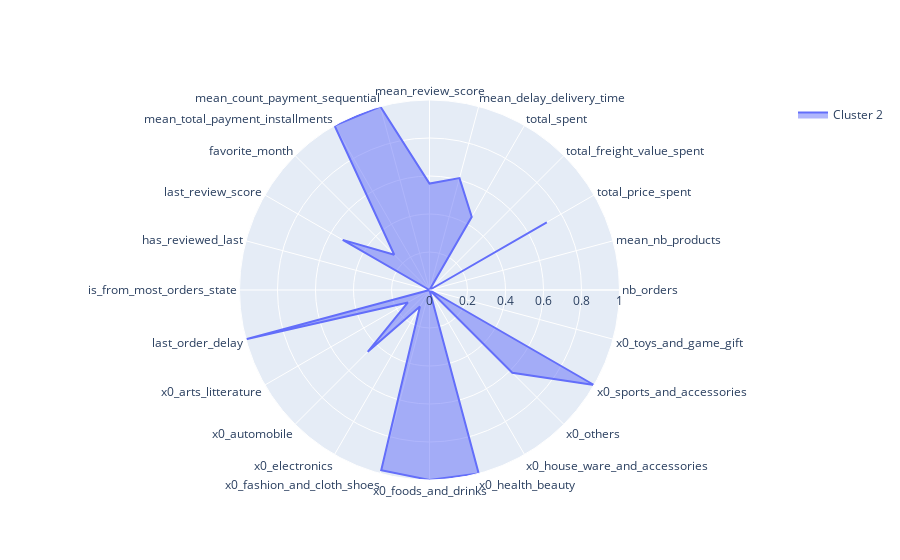

Here is the notebook cell this chart was saved with:
### Markdown cell above
### 4 -  Cluster 2

### Code cell
utils2.plot_radars(kmeans_clusters,"kmeans_label_1",[2])

### Figure 1 — Plotly figure (JSON) as saved in the notebook; plotly's stock layout.template omitted (floating-point values rounded to 4 significant figures)
{"data": [{"fill": "toself", "name": "Cluster 2", "r": [0, 0, 0.7127, 0, 0.4446, 0.6098, 0.5602, 1, 1, 0.2626, 0.5274, 0, 0, 1, 0.1312, 0.4598, 0.1006, 0.9818, 1, 1, 0, 0.6162, 1, 0, 1, 1, 2], "theta": ["nb_orders", "mean_nb_products", "total_price_spent", "total_freight_value_spent", "total_spent", "mean_delay_delivery_time", "mean_review_score", "mean_count_payment_sequential", "mean_total_payment_installments", "favorite_month", "last_review_score", "has_reviewed_last", "is_from_most_orders_state", "last_order_delay", "x0_arts_litterature", "x0_automobile", "x0_electronics", "x0_fashion_and_cloth_shoes", "x0_foods_and_drinks", "x0_health_beauty", "x0_house_ware_and_accessories", "x0_others", "x0_sports_and_accessories", "x0_toys_and_game_gift"], "type": "scatterpolar"}], "layout": {"polar": {"radialaxis": {"range": [0, 1], "visible": true}}, "showlegend": true, "title": {"font": {"size": 18}, "text": "", "x": 0.5, "xanchor": "center", "y": 0.95, "yanchor": "top"}}}
